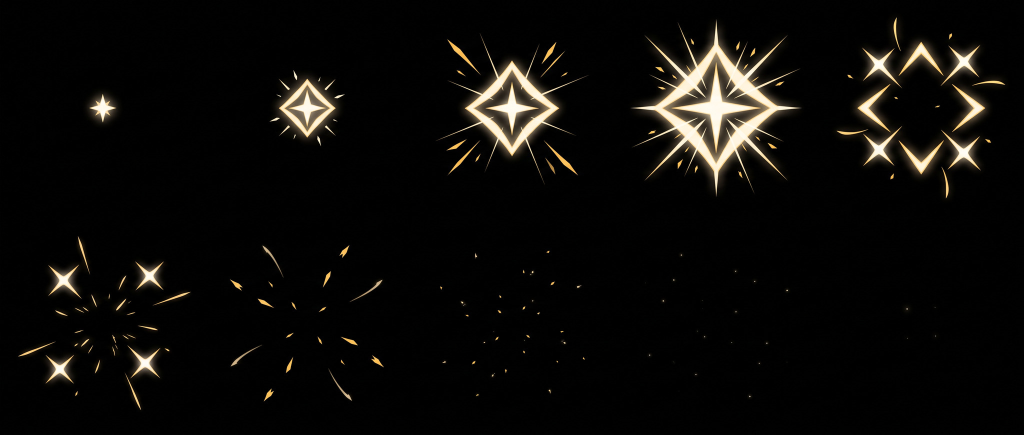
#> input picture assets-src/end/combo-burst.jpg, 2048 x 869 px, given in place of cracks-sheet.jpg.png, which was not available (shown at 1/2 size)
$ python register.py ../../../assets-src/end ../../../assets-src/end/cracks-sheet.jpg ../../../assets-src/end/cracks-sheet.jpg ../../../assets-src/end/cracks-sheet.jpg
#> lines starting #> are read from the running program, lines starting #| are printed output that depends on the picture; after the words box and inside, x2 and y2 are one past the last pixel; in counts of white or black regions, pixels touching at a corner belong together
"""How the image model's cut-out lies on the working canvas it was made from: an affine fit of patch matches inside the kept
figures, and how alike the two are once the cut-out is laid back.
   python3 register.py <work dir> <piece> <try> [the picture it was made from: canvas (the default) or cut-<try>]   (needs scipy)"""
import json, os, sys
S = sys.argv[1]
sys.path.insert(0, os.path.dirname(os.path.abspath(__file__)))
import numpy as np
from PIL import Image
from scipy import ndimage as ndi

name, n = sys.argv[2], sys.argv[3]
ref = sys.argv[4] if len(sys.argv) > 4 else 'canvas'
A = Image.open(f'{S}/work/{name}-{ref}.png').convert('RGB')
#> A is the input picture: PIL image 2048x869 RGB; mean R, G, B 12, 10.8, 8.6
B0 = Image.open(f'{S}/work/{name}-try-{n}.png').convert('RGB')
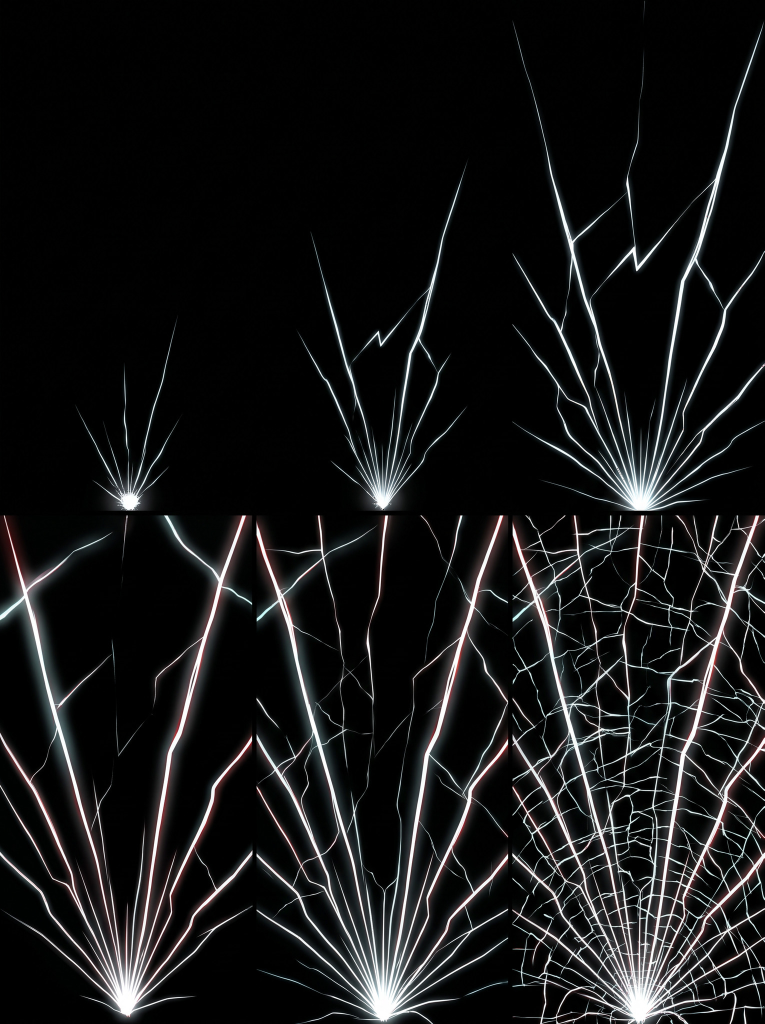
#> input picture assets-src/end/cracks-sheet.jpg, 1529 x 2048 px, given in place of cracks-sheet.jpg.png, which was not available (shown at 1/2 size)
#> B0 is the input picture: PIL image 1529x2048 RGB; mean R, G, B 22.6, 22.8, 23.1
W, H = A.size
#> W = 2048; H = 869
B = B0.resize((W, H), Image.LANCZOS)
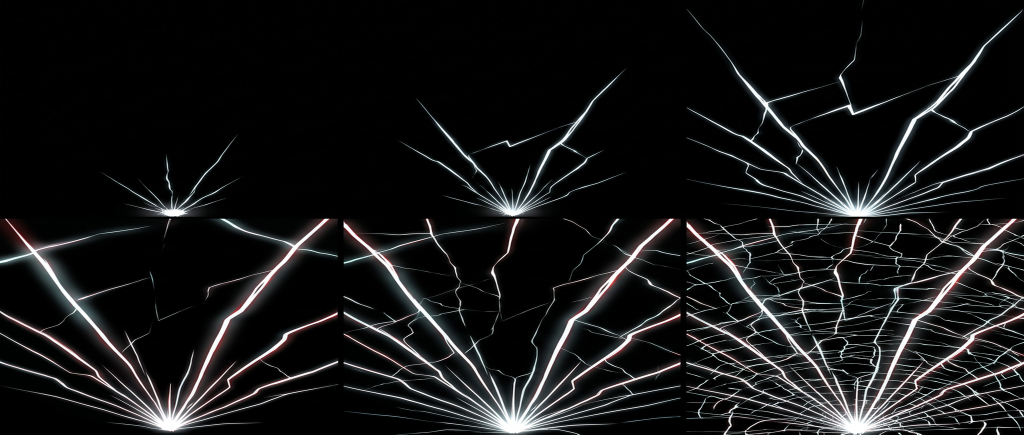
#> B: PIL image 2048x869 RGB (shown at 1/2 size); mean R, G, B 22.6, 22.8, 23.1
a = np.asarray(A).astype(np.float32)
b = np.asarray(B).astype(np.float32)


def greenness(x):
    """How green a px is: 1 on the flat key colour, 0 on anything else."""
    r, g, bl = x[..., 0], x[..., 1], x[..., 2]
    return np.clip((g - np.maximum(r, bl) - 40) / 120, 0, 1)
#> returned value: shape (869, 2048) float32; every value is 0


kept = greenness(b) < 0.2
#> kept: shape (869, 2048) bool; every value is 1
if ref != 'canvas':
    # a picture that is itself a figure on green: matches only where both are figure
    kept &= greenness(a) < 0.2
#> in greenness (call 2), `r, g, bl = x[..., 0], x[..., 1], x[..., 2]`:
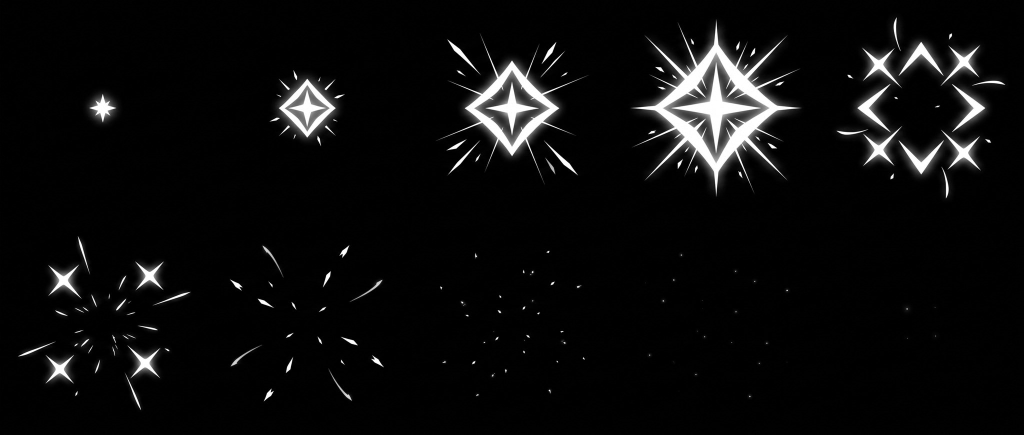
#> r: shape (869, 2048) float32 (shown at 1/2 size); min 0, max 255, mean 12
#> in greenness (call 2), `r, g, bl = x[..., 0], x[..., 1], x[..., 2]`:
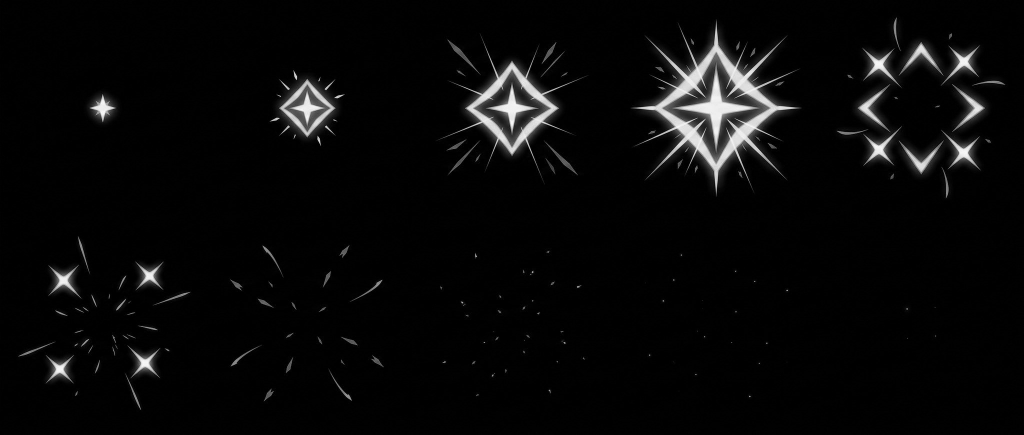
#> bl: shape (869, 2048) float32 (shown at 1/2 size); min 0, max 253, mean 8.6
inside = ndi.binary_erosion(kept, iterations=24)
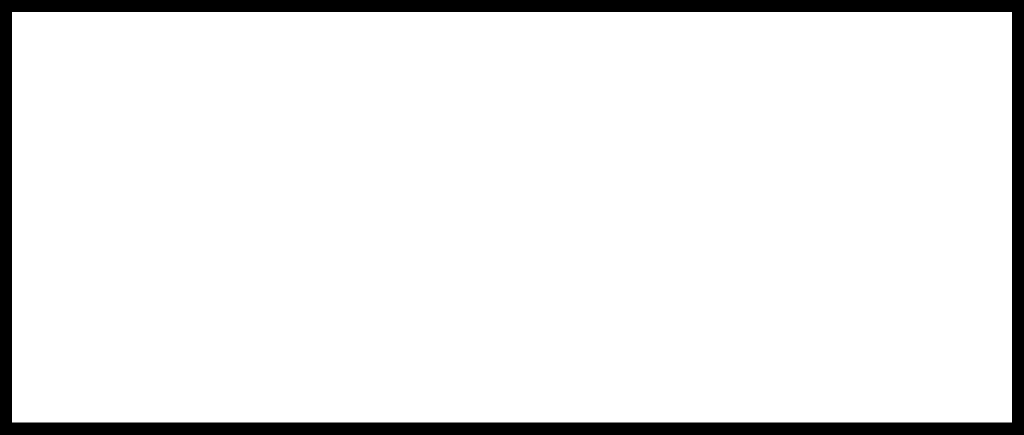
#> inside: shape (869, 2048) bool (shown at 1/2 size); 92.3% white; 1 black region, box (x1, y1, x2, y2) and area: (0, 0, 2048, 869) 137712
ga = ndi.gaussian_filter(a.mean(2), 1.0) - ndi.gaussian_filter(a.mean(2), 8.0)
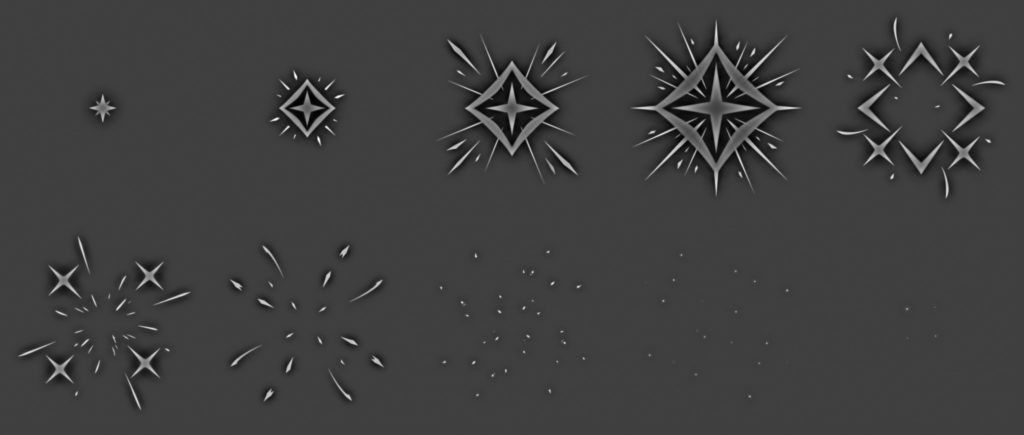
#> ga: shape (869, 2048) float32 (shown at 1/2 size); min -62.13, max 187, mean 0; drawn with min black and max white
gb = ndi.gaussian_filter(b.mean(2), 1.0) - ndi.gaussian_filter(b.mean(2), 8.0)
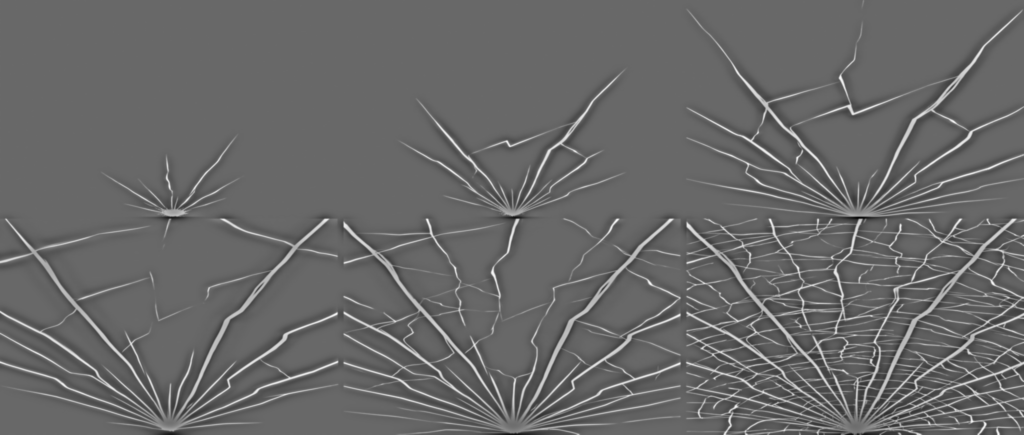
#> gb: shape (869, 2048) float32 (shown at 1/2 size); min -133, max 191.5, mean 0; drawn with min black and max white
P, R = 48, 20          # half a patch, the search's reach
pts = []
for y in range(P + R + 4, H - P - R - 4, 72):
    for x in range(P + R + 4, W - P - R - 4, 72):
        if not inside[y, x]:
            continue
        pa = ga[y - P:y + P, x - P:x + P]
        if pa.std() < 4:
            continue
        win = gb[y - P - R:y + P + R, x - P - R:x + P + R]
        # the patch of the canvas found again in the cut-out: normalised correlation over the search window
        best, at = -2, (0, 0)
        pa0 = (pa - pa.mean()) / (pa.std() + 1e-6)
        for dy in range(-R, R + 1, 1):
            rows = win[dy + R:dy + R + 2 * P]
            for dx in range(-R, R + 1, 1):
                pb = rows[:, dx + R:dx + R + 2 * P]
#> (the run stopped early here; a loop or call above may not have finished)
